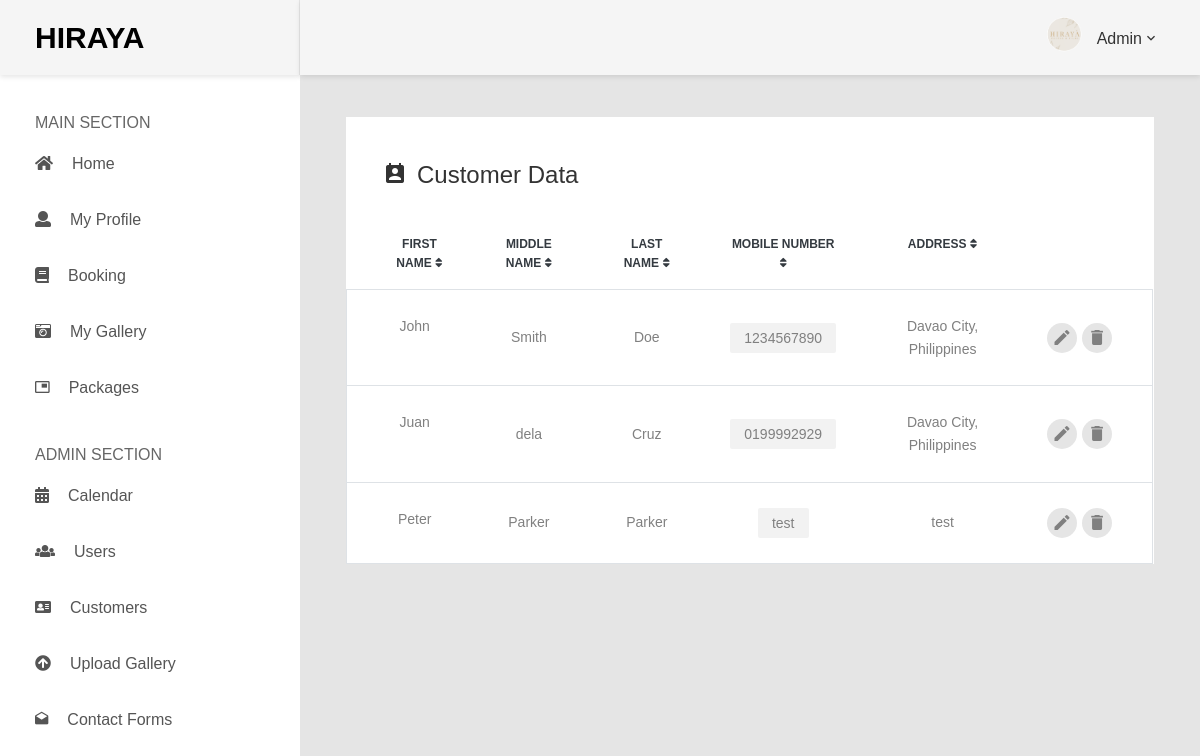
/customers.php (signed in), run on the app's committed database.
### tables this page shows
CREATE TABLE `customers` (
  `customer_id` int(11) NOT NULL,
  `user_id` int(11) NOT NULL,
  `firstName` varchar(100) NOT NULL,
  `middleName` varchar(100) NOT NULL,
  `lastName` varchar(100) NOT NULL,
  `address` varchar(225) NOT NULL,
  `mobileNum` varchar(50) NOT NULL,
  `date_created` timestamp NOT NULL DEFAULT current_timestamp(),
  `date_updated` timestamp NOT NULL DEFAULT current_timestamp() ON UPDATE current_timestamp()
);

### customers.php (the view, shortened to what this page needs)
<?php
    require('server.php');
    $sort = "ASC";
    $column = "customer_id";
    $query = "SELECT * FROM customers ORDER BY $column $sort";
    $sqlCustomers = mysqli_query($connection, $query);
?>
<!DOCTYPE html>
<html lang="en">
<head>
    <link href="css/font-face.css" rel="stylesheet" media="all">
    <link href="dashboardassets/vendor/" rel="stylesheet" media="all">
    <link href="dashboardassets/vendor/font-awesome-5/css/fontawesome-all.min.css" rel="stylesheet" media="all">
    <link href="dashboardassets/vendor/mdi-font/css/material-design-iconic-font.min.css" rel="stylesheet" media="all">
    <link href="dashboardassets/vendor/bootstrap-4.1/bootstrap.min.css" rel="stylesheet" media="all">
    <link href="dashboardassets/vendor/animsition/animsition.min.css" rel="stylesheet" media="all">
    <link href="dashboardassets/vendor/bootstrap-progressbar/bootstrap-progressbar-3.3.4.min.css" rel="stylesheet" media="all">
    <link href="dashboardassets/vendor/wow/animate.css" rel="stylesheet" media="all">
    <link href="dashboardassets/vendor/css-hamburgers/hamburgers.min.css" rel="stylesheet" media="all">
    <link href="dashboardassets/vendor/slick/slick.css" rel="stylesheet" media="all">
    <link href="dashboardassets/vendor/select2/select2.min.css" rel="stylesheet" media="all">
    <link href="dashboardassets/vendor/perfect-scrollbar/perfect-scrollbar.css" rel="stylesheet" media="all">
    <link href="dashboardassets/css/theme.css" rel="stylesheet" media="all">
</head>
<body>
    <div class="page-wrapper">
        <?php include '_sidebar.php'; ?>
        <div class="page-container">
        <?php include '_headerDesktop.php'; ?>
        <div class="main-content">
            <div class="section__content section__content--p30">
                <div class="container-fluid">
                    <div class="row">
                        <div class="col-md-12">
                            <div class="user-data table-responsive table-responsive-data2">
                                <h3 class="title-3 m-b-30">
                                    <i class="zmdi zmdi-account-calendar"></i>customer data</h3>
                                <table class="table table-data2">
                                    <thead class="text-center">
                                        <tr>
                                            <th><a class="text-dark" href="?column=firstName&sort=<?php echo $sort ?>"> first name <i class="fas fa-sort"></i></a></th>
                                            <th><a class="text-dark" href="?column=middleName&sort=<?php echo $sort ?>"> middle name <i class="fas fa-sort"></i></a></th>
                                            <th><a class="text-dark" href="?column=lastName&sort=<?php echo $sort ?>"> last name <i class="fas fa-sort"></i></a></th>
                                            <th><a class="text-dark" href="?column=mobileNum&sort=<?php echo $sort ?>"> mobile number <i class="fas fa-sort"></i></a></th>
                                            <th><a class="text-dark" href="?column=address&sort=<?php echo $sort ?>"> address <i class="fas fa-sort"></i></a></th>
                                        </tr>
                                    </thead>
                                    <tbody>
                                        <?php while($row = mysqli_fetch_array($sqlCustomers)) { ?>
                                        <tr class="border text-center">
                                            <td>
                                                <?php echo $row['firstName']; ?>
                                            </td>
                                            <td>
                                                <?php echo $row['middleName']; ?>
                                            </td>
                                            <td>
                                                <?php echo $row['lastName']; ?>
                                            </td>
                                            <td>
                                                <span class="block-email"> <?php echo $row['mobileNum']; ?> </span>
                                            </td>
                                            <td class=""> <?php echo $row['address']; ?> </td>
                                            <td>
                                                <div class="table-data-feature">
                                                    <form class="pe-3" action="customer-update.php" method="POST">
                                                        <button name="edit" class="item" data-toggle="tooltip" data-placement="top" title="Edit">
                                                            <i class="zmdi zmdi-edit"></i>
                                                        </button>
                                                    </form>
                                                    <form class="pe-3" action="customers.php" method="POST">
                                                        <button name="delete" class="item" data-toggle="tooltip" data-placement="top" title="Delete" onclick="return (confirm('Are you sure you want to delete?'));">
                                                            <i class="zmdi zmdi-delete"></i>
                                                        </button>
                                                    </form>
                                                </div>
                                            </td>
                                        </tr>
                                        <?php } ?>
                                    </tbody>
                                </table>
                            </div>
                        </div>
                    </div>
                </div>
            </div>
        </div>
        </div>
    </div>
</body>
</html>

### data on the page
customers: firstName "John", middleName "Smith", lastName "Doe", mobileNum "1234567890", address "Davao City, Philippines"
customers: firstName "Juan", middleName "dela", lastName "Cruz", mobileNum "0199992929", address "Davao City, Philippines"
customers: firstName "Peter", middleName "Parker", lastName "Parker", mobileNum "test", address "test"

### other printed values
$_SESSION['accessRole'] "Admin"
